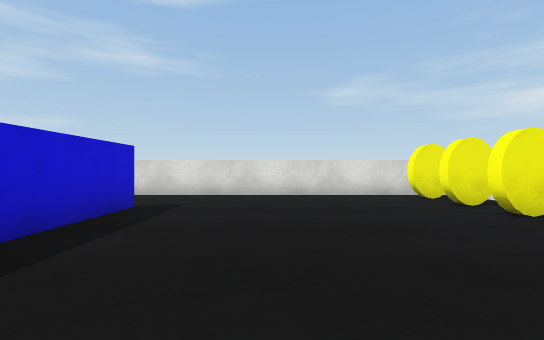
View 1 (above)

14 first-person views from a walk through a Unity game level. The camera is 0.72 m above the floor, looks level and sees 85° across. The floor is counted in squares, 1 m on a side. Each view is taken from the middle of a square. On the plan, view 1 faces up. The plan holds only what a view shows up to about 10 squares ahead; the rest is blank. The player character is not drawn. Door leaves are left out, so doorways stand open. Surface patterns are stand-ins for the level's own textures.

View 2
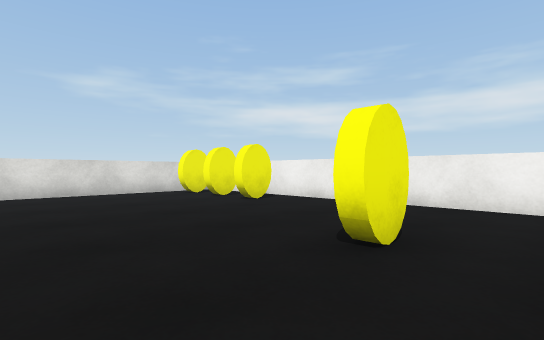

View 3
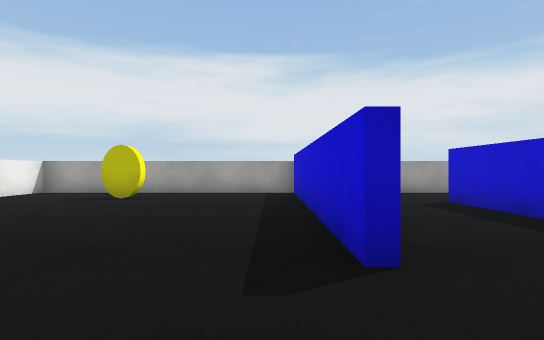

View 4
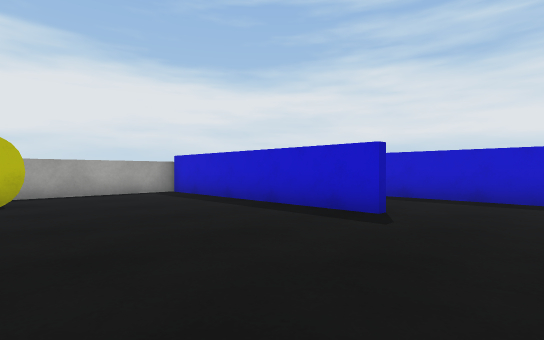

View 5
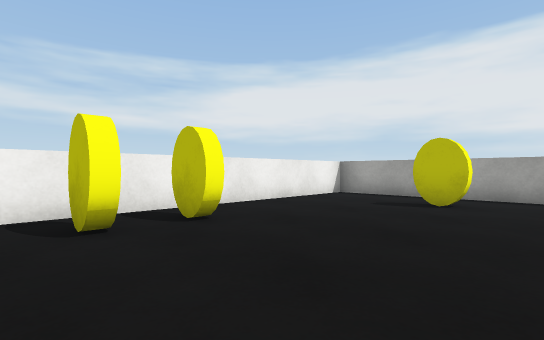

View 6
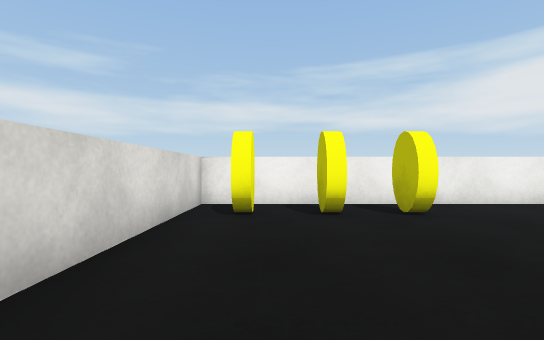

View 7
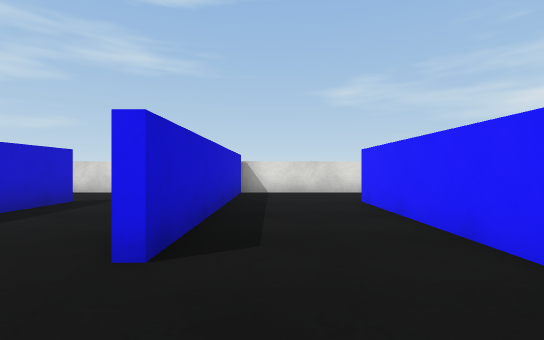

View 8
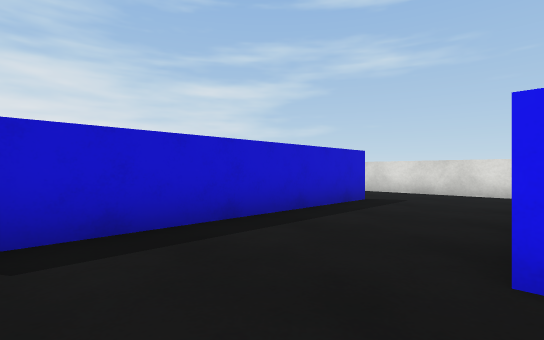

View 9
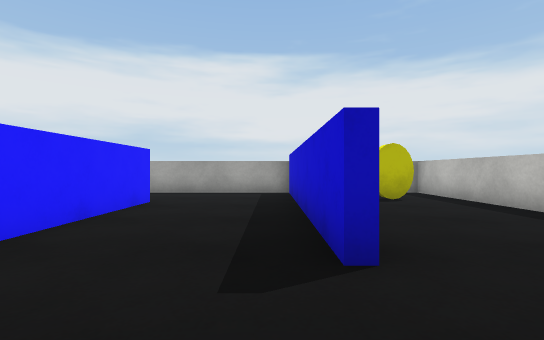

View 10
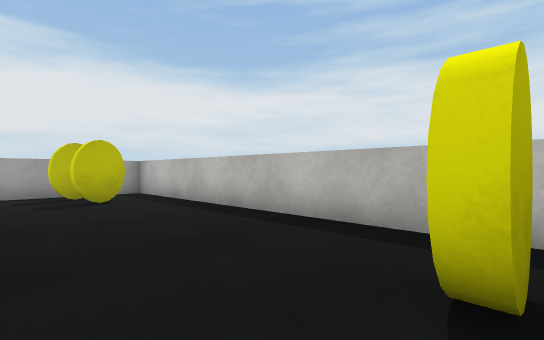

View 11
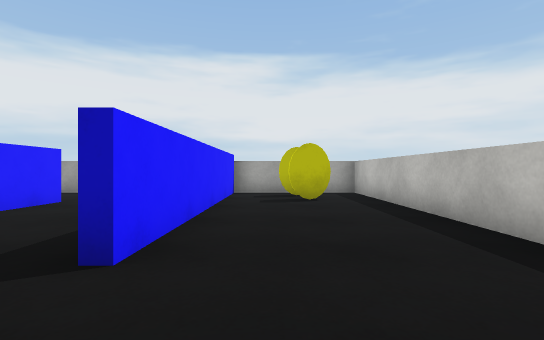

View 12
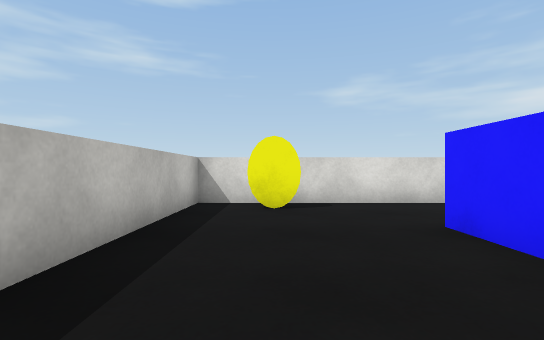

View 13
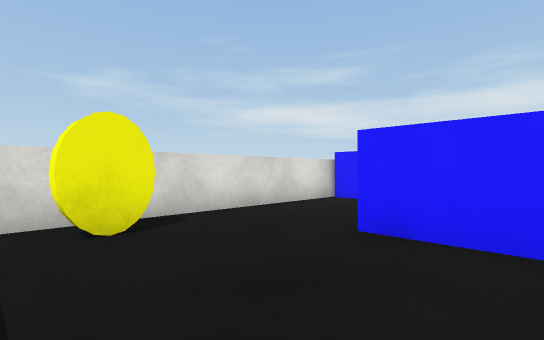

View 14
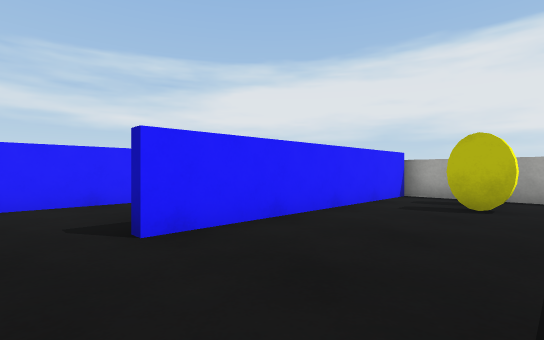

### Floor plan
Ten units are one square. View 1 is at (0, 0); x grows to the right and y downward. Boxes are objects, and circles mark ways between rooms. Rooms are numbered by the first view taken in them; rooms with no view inside come last. Other rooms are left out.
<svg viewBox="-141 -90 199 109">
<path fill="none" stroke="#000" d="M-27 -59 -27 14 53 14 53 -85 -59 -85M-29 -11 -29 -58M-60 -82 -60 -12M-95 -58 -95 9M-62 -12 -62 -85M-96 14 -42 14M-59 -85 -136 -85 -136 14 -98 14 -98 -59"/>
<rect x="15" y="-5" width="10" height="10" fill="#bbb"><title>yellow coin</title></rect>
<rect x="35" y="-55" width="10" height="10" fill="#bbb"><title>yellow coin</title></rect>
<rect x="35" y="-65" width="10" height="10" fill="#bbb"><title>yellow coin</title></rect>
<rect x="35" y="-75" width="10" height="10" fill="#bbb"><title>yellow coin</title></rect>
<rect x="-125" y="-5" width="10" height="10" fill="#bbb"><title>yellow coin</title></rect>
<rect x="-125" y="-15" width="10" height="10" fill="#bbb"><title>yellow coin</title></rect>
<rect x="-125" y="-85" width="10" height="10" fill="#bbb"><title>yellow coin</title></rect>
<circle cx="-45" cy="-15" r="3" fill="#2a7"/>
<text x="0" y="-40">1</text>
<text x="-90" y="-30">2</text>
</svg>
Room 1 opens to room 2.

Where each view was taken, in squares from view 1:
view 1: 0 up, 0 right, facing up
view 2: 1 down, 1 left, facing up-right
view 3: 8 up, 2 left, facing down
view 4: 8 up, 2 right, facing down-left
view 5: 7 up, 0 right, facing down-right
view 6: 7 up, 1 left, facing right
view 7: 1 down, 5 left, facing up
view 8: 1 down, 6 left, facing up-left
view 9: 8 up, 9 left, facing down
view 10: 8 up, 10 left, facing down-left
view 11: 8 up, 11 left, facing down
view 12: 2 up, 12 left, facing up
view 13: 4 up, 13 left, facing up-right
view 14: 7 up, 13 left, facing down-right
